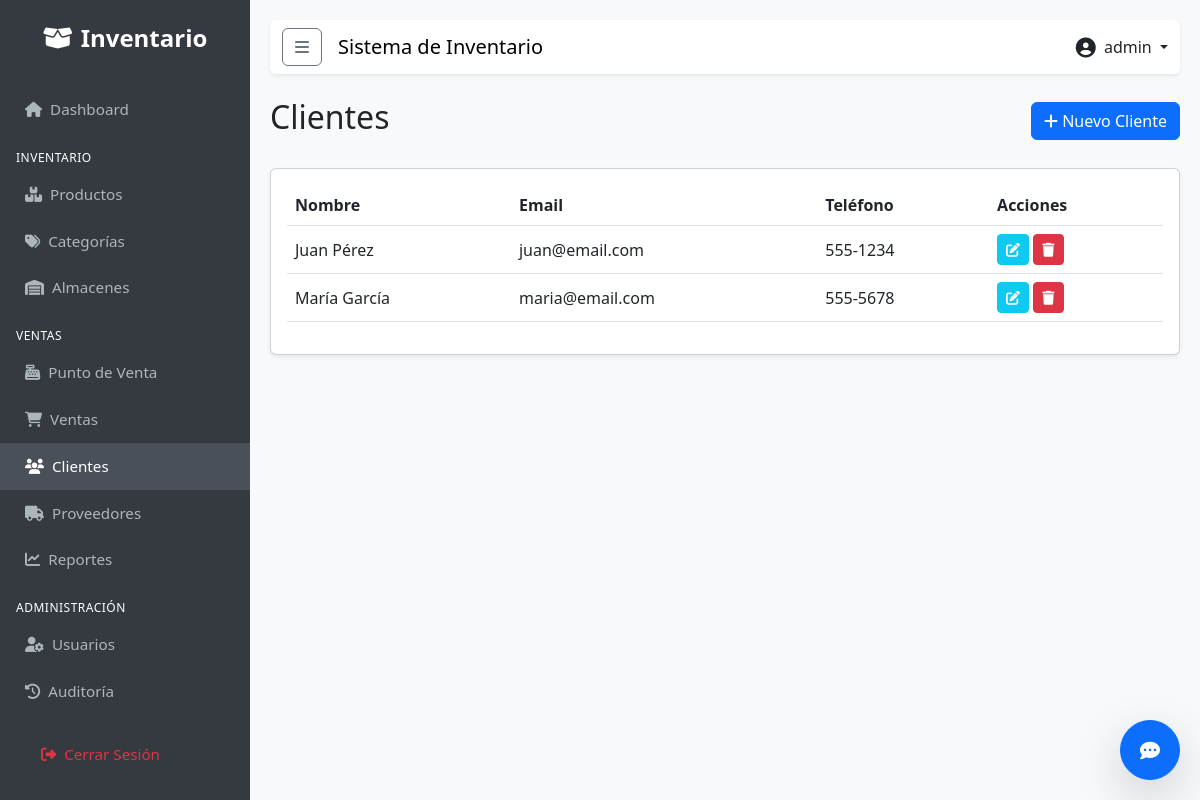
/sales/clients/ (signed in), run on the app's committed database.
### apps/users/models.py (models this page shows, shortened)
class User(AbstractUser):
    class Role(models.TextChoices):
        ADMIN = 'ADMIN', _('Administrador')
        SELLER = 'SELLER', _('Vendedor')
        WAREHOUSE = 'WAREHOUSE', _('Almacenista')
    role = models.CharField(
        max_length=50,
        choices=Role.choices,
        default=Role.SELLER,
        verbose_name=_('Rol')
    )
    phone = models.CharField(max_length=20, blank=True, null=True, verbose_name=_('Teléfono'))
    class Meta:
        verbose_name = _('Usuario')
        verbose_name_plural = _('Usuarios')

### apps/sales/models.py (models this page shows, shortened)
class Client(models.Model):
    name = models.CharField(max_length=200, verbose_name=_('Nombre Completo'))
    email = models.EmailField(blank=True, verbose_name=_('Email'))
    phone = models.CharField(max_length=20, blank=True, verbose_name=_('Teléfono'))
    address = models.TextField(blank=True, verbose_name=_('Dirección'))
    created_at = models.DateTimeField(auto_now_add=True)
    class Meta:
        verbose_name = _('Cliente')
        verbose_name_plural = _('Clientes')

### apps/sales/views.py (the view)
# urls.py: path('clients/', ClientListView.as_view(), name='client_list'),
class ClientListView(LoginRequiredMixin, SellerRequiredMixin, ListView):
    model = Client
    template_name = 'sales/client_list.html'
    context_object_name = 'clients'

### apps/users/permissions.py (called while the page is built)
def is_seller(user):
    return user.is_authenticated and user.role in ['ADMIN', 'SELLER']

    def test_func(self):
        return is_seller(self.request.user)

### templates/sales/client_list.html (shortened to what this page needs)
{% extends 'base.html' %}
{% block content %}
<div class="d-flex justify-content-between align-items-center mb-4">
    <h2>Clientes</h2>
    <a href="{% url 'sales:client_add' %}" class="btn btn-primary">
        <i class="fas fa-plus"></i> Nuevo Cliente
    </a>
</div>
<div class="card shadow-sm">
    <div class="card-body">
        <div class="table-responsive">
            <table class="table table-hover align-middle">
                <thead>
                    <tr>
                        <th>Nombre</th>
                        <th>Email</th>
                        <th>Teléfono</th>
                        <th>Acciones</th>
                    </tr>
                </thead>
                <tbody>
                    {% for client in clients %}
                    <tr>
                        <td>{{ client.name }}</td>
                        <td>{{ client.email }}</td>
                        <td>{{ client.phone }}</td>
                        <td>
                            <a href="{% url 'sales:client_edit' client.pk %}" class="btn btn-sm btn-info text-white">
                                <i class="fas fa-edit"></i>
                            </a>
                            <a href="{% url 'sales:client_delete' client.pk %}" class="btn btn-sm btn-danger">
                                <i class="fas fa-trash"></i>
                            </a>
                        </td>
                    </tr>
                    {% empty %}
                    <tr>
                        <td colspan="4" class="text-center text-muted">No hay clientes registrados.</td>
                    </tr>
                    {% endfor %}
                </tbody>
            </table>
        </div>
    </div>
</div>
{% endblock %}

### templates/base.html (shortened to what this page needs)
{% load static %}
<!DOCTYPE html>
<html lang="es">
<head>
    <link href="https://cdn.jsdelivr.net/npm/bootstrap@5.3.0/dist/css/bootstrap.min.css" rel="stylesheet">
    <link rel="stylesheet" href="https://cdnjs.cloudflare.com/ajax/libs/font-awesome/6.4.0/css/all.min.css">
</head>
<body>
    <div class="sidebar" id="sidebar">
        <div class="brand">
            <i class="fas fa-box-open me-2"></i>Inventario
        </div>
        <a href="{% url 'dashboard:index' %}"
            class="{% if request.resolver_match.app_name == 'dashboard' %}active{% endif %}">
            <i class="fas fa-home me-2"></i>Dashboard
        </a>
        <div class="sidebar-heading mt-3 px-3 mb-1">Inventario</div>
        <a href="{% url 'inventory:product_list' %}"
            class="{% if request.resolver_match.url_name == 'product_list' %}active{% endif %}">
            <i class="fas fa-boxes me-2"></i>Productos
        </a>
        <a href="{% url 'inventory:category_list' %}"
            class="{% if request.resolver_match.url_name == 'category_list' %}active{% endif %}">
            <i class="fas fa-tags me-2"></i>Categorías
        </a>
        <a href="{% url 'inventory:warehouse_list' %}"
            class="{% if request.resolver_match.url_name == 'warehouse_list' %}active{% endif %}">
            <i class="fas fa-warehouse me-2"></i>Almacenes
        </a>
        <div class="sidebar-heading mt-3 px-3 mb-1">Ventas</div>
        <a href="{% url 'sales:pos' %}" class="{% if request.resolver_match.url_name == 'pos' %}active{% endif %}">
            <i class="fas fa-cash-register me-2"></i>Punto de Venta
        </a>
        <a href="{% url 'sales:sale_list' %}"
            class="{% if request.resolver_match.url_name == 'sale_list' %}active{% endif %}">
            <i class="fas fa-shopping-cart me-2"></i>Ventas
        </a>
        <a href="{% url 'sales:client_list' %}"
            class="{% if request.resolver_match.url_name == 'client_list' %}active{% endif %}">
            <i class="fas fa-users me-2"></i>Clientes
        </a>
        <a href="{% url 'sales:supplier_list' %}"
            class="{% if request.resolver_match.url_name == 'supplier_list' %}active{% endif %}">
            <i class="fas fa-truck me-2"></i>Proveedores
        </a>
        <a href="{% url 'sales:sales_report' %}"
            class="{% if request.resolver_match.url_name == 'sales_report' %}active{% endif %}">
            <i class="fas fa-chart-line me-2"></i>Reportes
        </a>
        {% if user.is_superuser %}
        <div class="sidebar-heading mt-3 px-3 mb-1">Administración</div>
        <a href="{% url 'users:user_list' %}"
            class="{% if request.resolver_match.url_name == 'user_list' %}active{% endif %}">
            <i class="fas fa-user-cog me-2"></i>Usuarios
        </a>
        <a href="{% url 'users:audit_log' %}"
            class="{% if request.resolver_match.url_name == 'audit_log' %}active{% endif %}">
            <i class="fas fa-history me-2"></i>Auditoría
        </a>
        {% endif %}
        <div class="mt-auto p-3">
            <a href="{% url 'users:logout' %}" class="text-danger">
                <i class="fas fa-sign-out-alt me-2"></i>Cerrar Sesión
            </a>
        </div>
    </div>
    <div class="main-content">
        <nav class="navbar navbar-expand-lg navbar-light bg-white mb-4 shadow-sm rounded">
            <div class="container-fluid">
                <button class="btn btn-outline-secondary me-3" id="sidebarToggle">
                    <i class="fas fa-bars"></i>
                </button>
                <span class="navbar-brand mb-0 h1">Sistema de Inventario</span>
                <div class="ms-auto d-flex align-items-center">
                    <div class="dropdown">
                        <a class="nav-link dropdown-toggle" href="#" role="button" data-bs-toggle="dropdown">
                            <i class="fas fa-user-circle fa-lg me-1"></i> {{ user.username }}
                        </a>
                    </div>
                </div>
            </div>
        </nav>
        {% block content %}
        {% endblock %}
    </div>
    <div id="chat-widget" style="position: fixed; bottom: 20px; right: 20px; z-index: 1050;">
        <button id="chat-toggle" class="btn btn-primary rounded-circle shadow-lg" style="width: 60px; height: 60px;">
            <i class="fas fa-comment-dots fa-lg"></i>
        </button>
    </div>
</body>
</html>

### templates/base.html (style rules this page uses)
body { font-family: 'Segoe UI', Tahoma, Geneva, Verdana, sans-serif; background-color: #f8f9fa; }
.sidebar { height: 100vh; position: fixed; top: 0; left: 0; width: 250px; background-color: #343a40; padding-top: 20px; color: white; transition: all 0.3s; z-index: 1000; overflow-y: auto; }
.sidebar a { padding: 12px 25px; text-decoration: none; font-size: 0.95rem; color: #adb5bd; display: block; transition: 0.3s; }
.sidebar a:hover, .sidebar a.active { color: white; background-color: #495057; }
.sidebar .brand { font-size: 1.5rem; text-align: center; margin-bottom: 30px; color: white; font-weight: bold; }
.sidebar-heading { font-size: 0.75rem; text-transform: uppercase; letter-spacing: 0.5px; }
.main-content { margin-left: 250px; padding: 20px; transition: all 0.3s; }

### data on the page
User: username "admin"
Client: name "Juan Pérez", email "juan@email.com", phone "555-1234"
Client: name "María García", email "maria@email.com", phone "555-5678"
